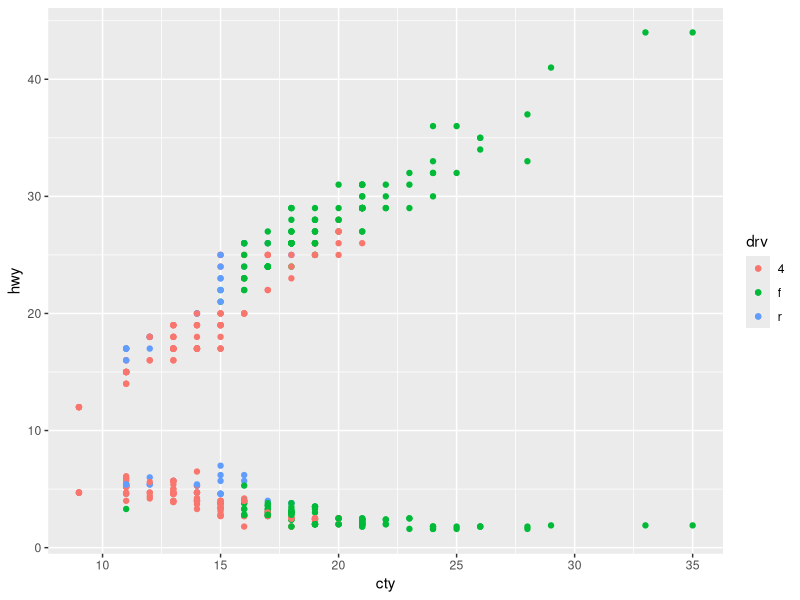
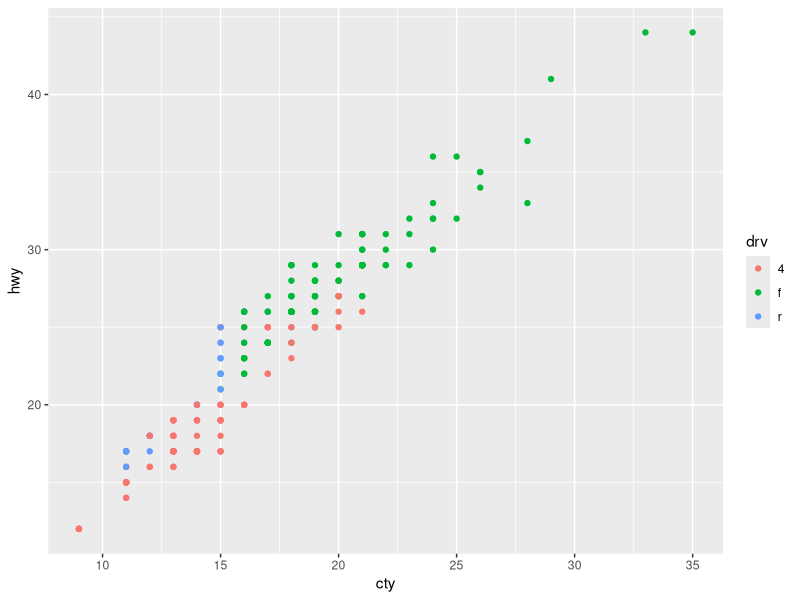
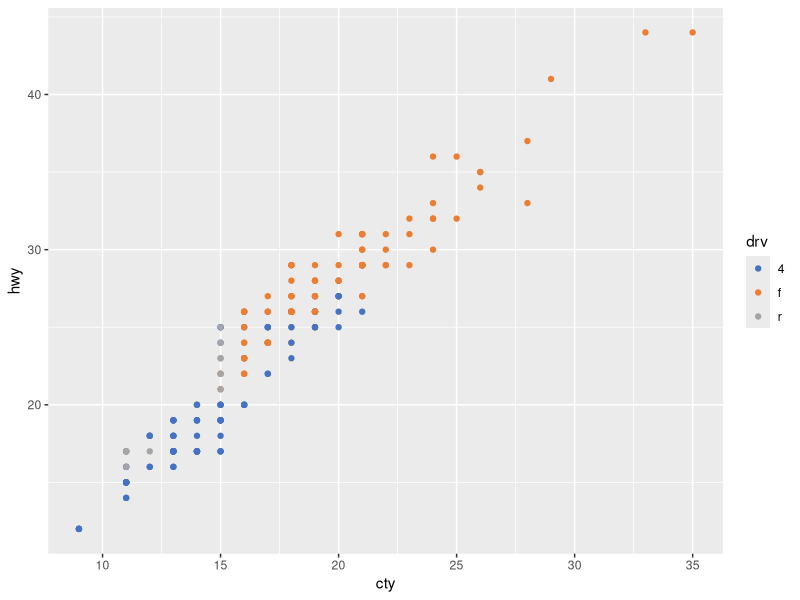
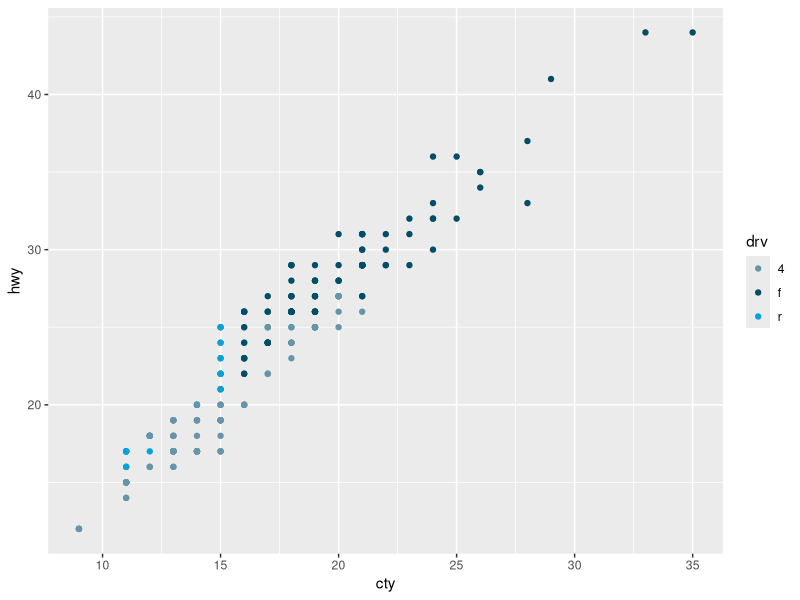
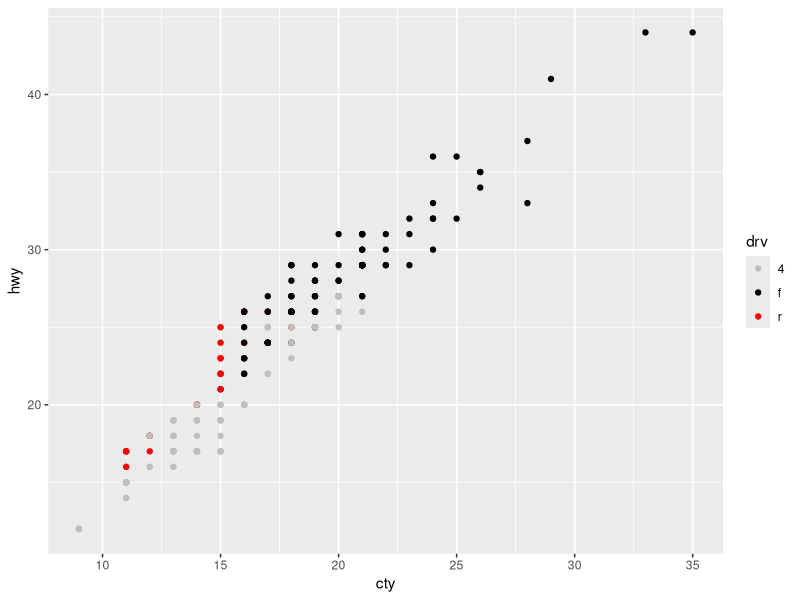
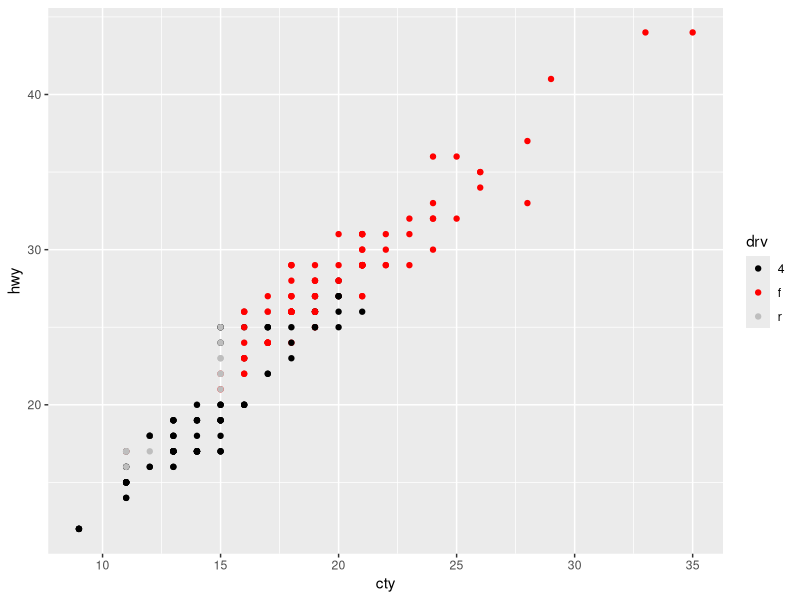
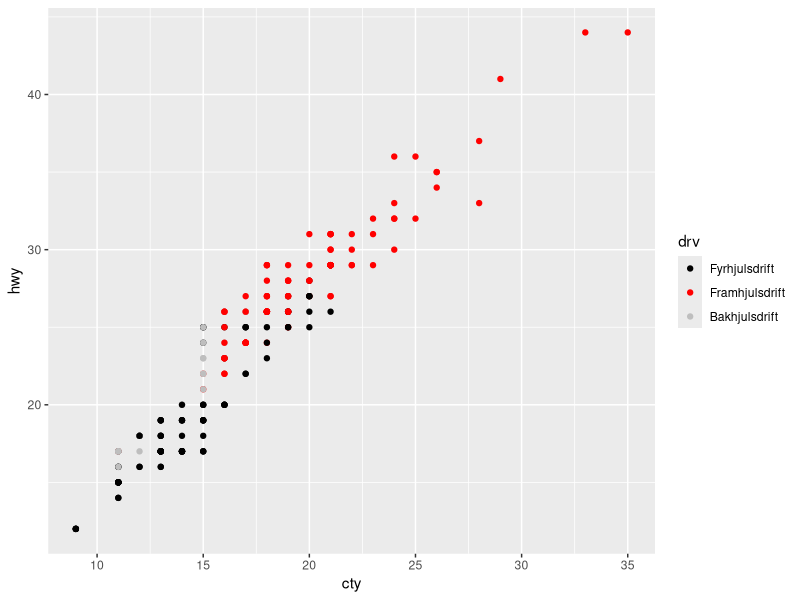
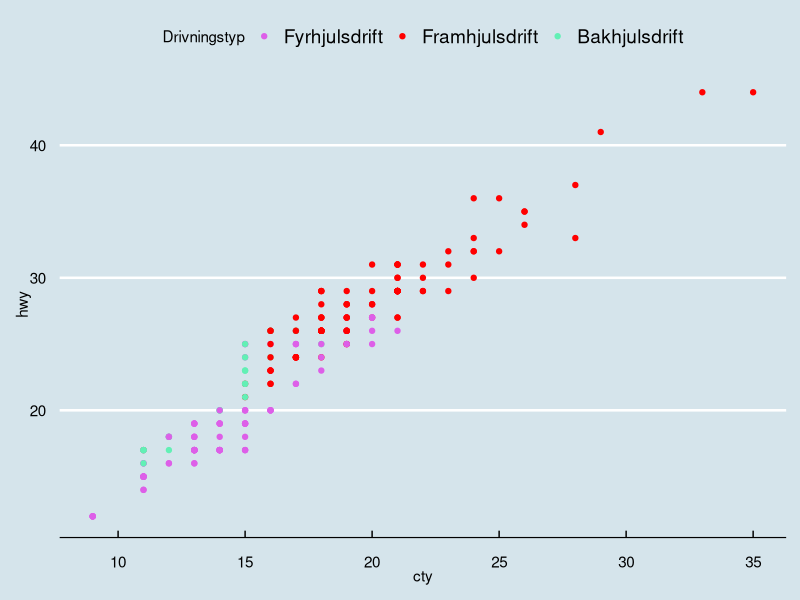

Here is the R script that generated these plots, in order: (Note: this script raises an error after producing the figures.)
library(ggplot2)
library(ggthemes)

data("mpg")
head(mpg)

p <- ggplot(data = mpg) +
  geom_point(aes(x = cty, y = hwy, colour = drv)) +
  geom_point(aes(x = cty, y = displ, colour = drv))
p

p <- ggplot(data = mpg) +
  aes(x = cty, y = hwy, colour = drv) +
  geom_point()
p

p + scale_color_excel_new()
p + scale_color_economist()
p + scale_color_manual(
  values = c("gray", "black", "red")
)
p + scale_color_manual(
  values = c("r" = "gray", "f" = "red", "4" = "black")
)
p + scale_color_manual(
  values = c("r" = "gray", "f" = "red", "4" = "black"),
  labels = c("4" = "Fyrhjulsdrift", 
             "f" = "Framhjulsdrift", 
             "r" = "Bakhjulsdrift")
)
p1 <- p + scale_color_manual(
  values = c("r" = "#62f0b5", "f" = "red", "4" = "#dd5fe8"),
  labels = c("4" = "Fyrhjulsdrift", 
             "f" = "Framhjulsdrift", 
             "r" = "Bakhjulsdrift"),
  name = "Drivningstyp" 
)
p1 + theme_economist()
p1 + theme_clean()
p1 + theme_minimal()
p1 + theme_excel_new()
p1 + theme_bw()
p1 + theme_wsj()
p + theme_bw()
?theme
p1
p1 + theme_calc()

p2 <- ggplot(data = mpg) +
  aes(x = cty, y = hwy, shape = drv, colour = drv) +
  geom_point()
p2

p2 + scale_shape_manual(
  values = c("4" = 9, "r" = 3, "f" = 8),
  labels = c("4" = "Fyrhjulsdrift", 
             "f" = "Framhjulsdrift", 
             "r" = "Bakhjulsdrift"),
  name = "Drivningstyp" 
) + scale_color_manual(
  values = c("r" = "#62f0b5", "f" = "red", "4" = "#dd5fe8"),
  labels = c("4" = "Fyrhjulsdrift", 
             "f" = "Framhjulsdrift", 
             "r" = "Bakhjulsdrift"),
  name = "Drivningstyp" 
)

data(Nile)
?Nile

p <- ggplot(data = Nile)
Nile2 <- as.data.frame(Nile)
colnames(Nile2)
colnames(Nile2) <- "level"
colnames(Nile2)
Nile2$years <- 1871:1970

p <- ggplot(data = Nile2) +
  aes(x = years, y = level) + 
  geom_point()
p
Nile2$level <- as.vector(Nile2$level)
p <- ggplot(data = Nile2) +
  aes(x = years, y = level) + 
  geom_point()
p
p + geom_line()
p + geom_path()

x <- rnorm(100)
y <- x^2
df <- data.frame(x = x, y = y)

p3 <- ggplot(data = df) +
  aes(x = x, y = y) +
  geom_point()
p3
p3 + geom_line()
p3 + geom_path()

p + geom_line()

Nile2$period <- "- 1900"
Nile2$period[Nile2$years > 1900] <- "1901 - 1928"
Nile2$period[Nile2$years > 1928] <- "1929 - 1946"
Nile2$period[Nile2$years > 1946] <- "1947 -"

p <- ggplot(data = Nile2) +
  aes(x = years, y = level, color = period) +
  geom_line()
p

Nile2 <- rbind(Nile2, Nile2[Nile2$years == 1901,] )
Nile2 <- rbind(Nile2, Nile2[Nile2$years == 1929,] )
Nile2 <- rbind(Nile2, Nile2[Nile2$years == 1947,] )

tail(Nile2)
Nile2[nrow(Nile2)-2,]$period <- "- 1900"
Nile2[nrow(Nile2)-1,]$period <- "1901 - 1928"
Nile2[nrow(Nile2),]$period <- "1929 - 1946"
tail(Nile2)

p1 <- ggplot(data = Nile2) +
  aes(x = years, y = level, color = period) +
  geom_line()
p1

data("chickwts")

p <- ggplot(data = chickwts) +
  aes(x = weight) +
  geom_histogram(binwidth = 50)
p + facet_grid(. ~ feed)
p + facet_grid(feed ~ .)

p <- ggplot(data = chickwts) +
  aes(x = weight, after_stat(density)) +
  geom_histogram(binwidth = 50)
p
p + geom_density()
?geom_density

p <- ggplot(data = chickwts) +
  aes(x = weight) +
  geom_boxplot()
p + facet_grid(. ~ feed)

ggplot(data = chickwts) +
  aes(x = weight, y = feed) +
  geom_boxplot()
p + facet_grid(feed ~ .)

p1 <- ggplot(data = chickwts) +
  aes(x = feed, y = weight) +
  geom_boxplot(fill = "red")
p1
?geom_boxplot
